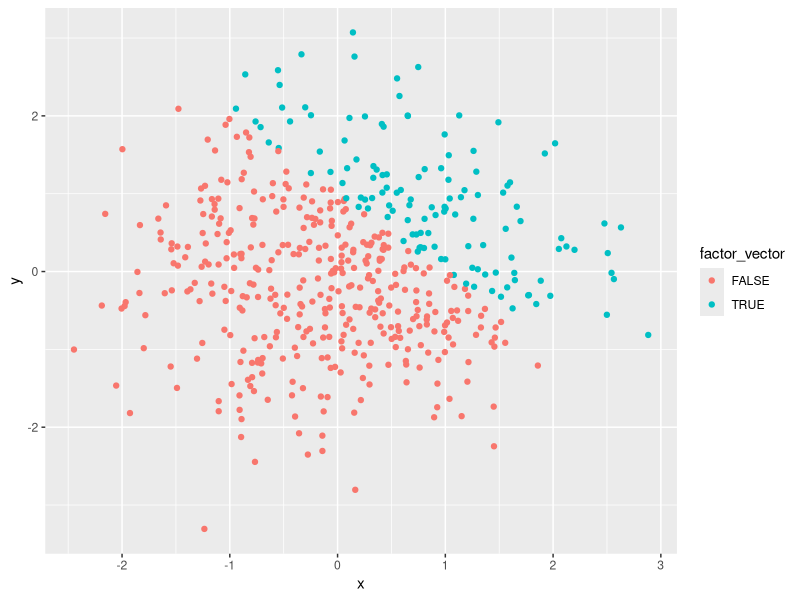

Recreate this plot in R.
## ---- chunk 1
library (tidyverse)
problem1_df = tibble(
  sample=rnorm(8),
  logical_vector = sample > 0,
  char_vector = c("Help", "am", "I", "doing", "this", "correctly", "ahh", "ahh"),
  factor_vector = factor(c("red", "yellow", "blue", "red", "yellow", "blue","red", "red"))
)
# Problem 1 asks us to take a deep dive into creating a dataframe. 
# problem1_df was created and allows us to explore different types of vectors.

mean_sample = mean(pull(problem1_df, sample))
  # Mean of sample is -0.2224873.

mean_logical_vector = mean(pull(problem1_df, logical_vector))
  # Mean of logical_vector is 0.5.

mean_char_vector = mean(pull(problem1_df, char_vector))
mean_factor_vector = mean(pull(problem1_df, factor_vector))
  # Both the mean of char_vector and factor_vector generated a warning message. 
  # This does explain what is happening when we try to take the mean because 
  # char_vector and factor_vector are not logical or numerical vectors.
## ---- chunk 2
problem2_df = tibble(
  x = rnorm (500),
  y = rnorm (500),
  logical_vector = x + y > 1,
  numeric_vector = as.numeric (logical_vector),
  factor_vector = as.factor (logical_vector),
)
## ---- chunk 3
plota = ggplot(problem2_df, aes(x, y, color = logical_vector)) + geom_point()
  # There are two colors for the logical_vector scatterplot, one red and one green.

plotb = ggplot(problem2_df, aes(x, y, color = numeric_vector)) + geom_point()
  # There is a gradient of sky blue to dark blue for the numeric_vector scatterplot.

plotc= ggplot(problem2_df, aes(x, y, color = factor_vector)) + geom_point()
  # There are two colors for the factor_vector, one red and one green.

ggsave("plota.png", height = 4, width = 6)
  # Saved plota as a PNG file. Confirmed it is in the File Directory.
